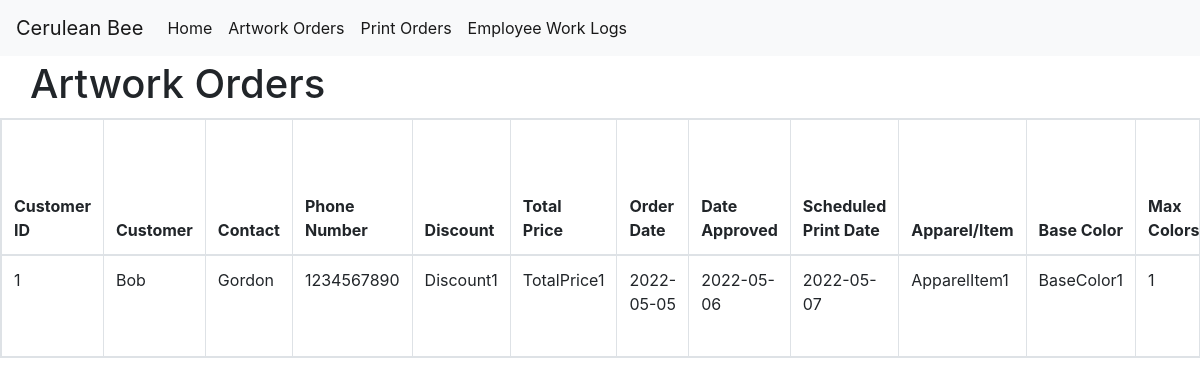
Page /artwork_home on the committed database.
### main.py (models this page shows)
class Artwork_Order(db.Model):
    id = db.Column(db.Integer, primary_key=True)
    customer = db.Column(db.String(250), nullable=True)
    contact = db.Column(db.String(250), nullable=True)
    phone = db.Column(db.String(250), nullable=True)
    discount = db.Column(db.String(250), nullable=True)
    total_price = db.Column(db.String(250), nullable=True)
    order_date = db.Column(db.String(250), nullable=True)
    date_approved = db.Column(db.String(250), nullable=True)
    scheduled_print_date = db.Column(db.String(250), nullable=True)
    apparel_item = db.Column(db.String(250), nullable=True)
    base_color = db.Column(db.String(250), nullable=True)
    maximum_colors = db.Column(db.Integer, nullable=True)
    event = db.Column(db.String(250), nullable=True)
    theme = db.Column(db.String(250), nullable=True)

### main.py (the view)
@app.route('/artwork_home')
def artwork_home():
    all_artwork_orders = db.session.query(Artwork_Order).all()
    return render_template('artwork_home.html', all_artwork_orders=all_artwork_orders)

### templates/artwork_home.html (shortened to what this page needs)
<!DOCTYPE html>
{% include "header.html" %}
<html lang="en">
    <head>
    </head>
    <body>
        <h1 style="margin:60px 0px 10px 30px">Artwork Orders</h1>
            <table class="table table-bordered table-hover table-responsive">
                <thead>
                        <th>Customer ID</th>
                        <th>Customer</th>
                        <th>Contact</th>
                        <th>Phone Number</th>
                        <th>Discount</th>
                        <th>Total Price</th>
                        <th>Order Date</th>
                        <th>Date Approved</th>
                        <th>Scheduled Print Date</th>
                        <th>Apparel/Item</th>
                        <th>Base Color</th>
                        <th>Max Colors</th>
                </thead>
                <tbody>
                    {% for artwork_order in all_artwork_orders %}
                    <tr>
                        <td>{{ artwork_order.id }}</td>
                        <td>{{artwork_order.customer}}</td>
                        <td>{{ artwork_order.contact }}</td>
                        <td>{{ artwork_order.phone }}</td>
                        <td>{{ artwork_order.discount }}</td>
                        <td>{{ artwork_order.total_price }}</td>
                        <td>{{ artwork_order.order_date }}</td>
                        <td>{{ artwork_order.date_approved }}</td>
                        <td>{{ artwork_order.scheduled_print_date }}</td>
                        <td>{{ artwork_order.apparel_item }}</td>
                        <td>{{ artwork_order.base_color }}</td>
                        <td>{{ artwork_order.maximum_colors }}</td>
                    </tr>
                {% endfor %}
                </tbody>
            </table>
        </body>
</html>
{% include "footer.html" %}

### rows in the picture
Artwork_Order: id "1", customer "Bob", contact "Gordon", phone "1234567890", discount "Discount1", total_price "TotalPrice1", order_date "2022-05-05", date_approved "2022-05-06", scheduled_print_date "2022-05-07", apparel_item "ApparelItem1", base_color "BaseColor1", maximum_colors "1"
